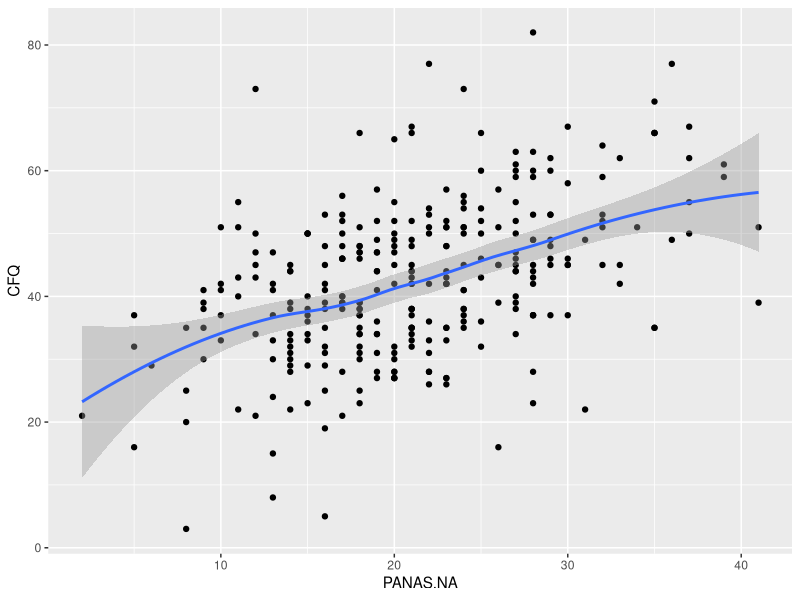
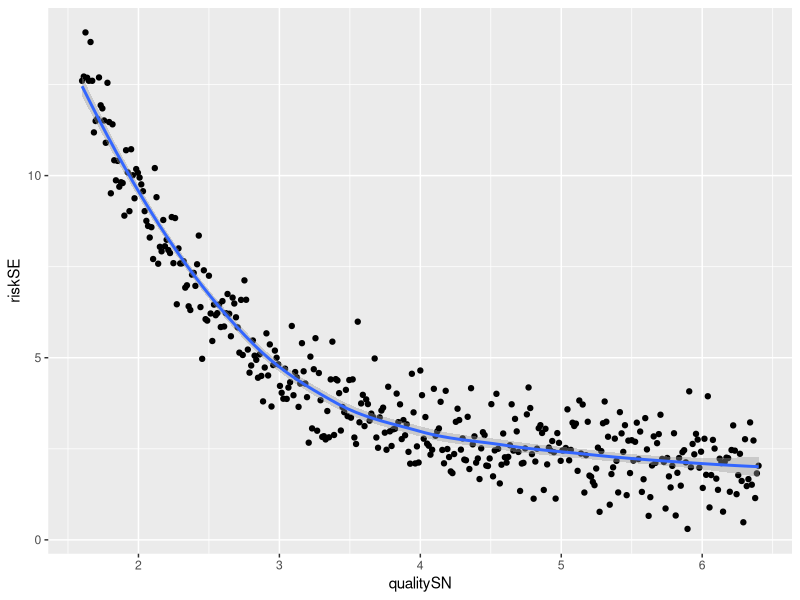
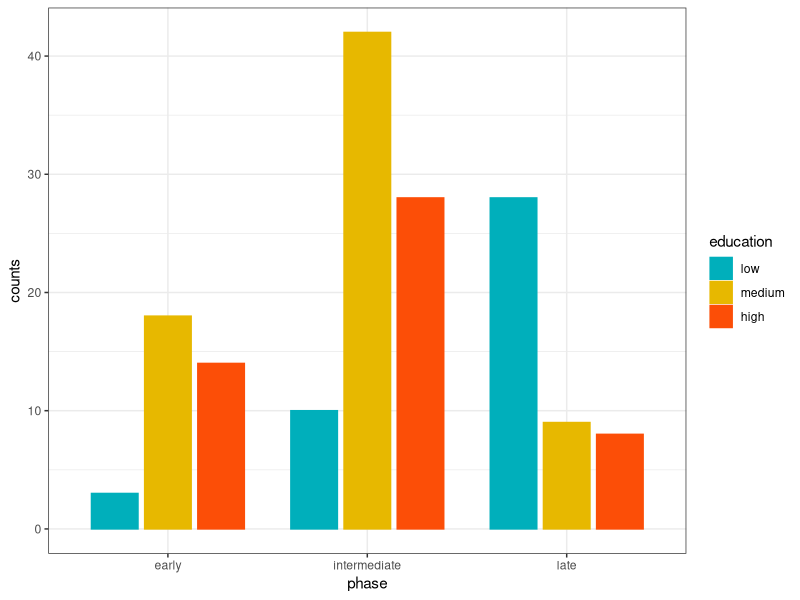

R code for these plots, in order:
## ---- chunk 1
pkgs2use<- c('haven','tidyverse','car','here','boot')

inst.load.pkg <- function(pkg){ 
  if (!require(pkg, character.only = TRUE)) {
      install.packages(pkg, dependencies = TRUE)
      library(pkg, character.only = TRUE)
  }
}


invisible(lapply(pkgs2use,inst.load.pkg))
rm(pkgs2use,inst.load.pkg)
## ---- chunk 2
dataEx1 <- haven::read_sav(here("MATERIALS","Practice","DataSets", "ExCor1.sav"))
## ---- chunk 3
ggplot(dataEx1,aes(x=PANAS.NA,y=CFQ)) +
  geom_point() +
  geom_smooth()
## ---- chunk 4
with(dataEx1,cor.test(PANAS.NA,CFQ))
## ---- chunk 5
dataEx2 <- haven::read_sav(here("MATERIALS","Practice","DataSets", "ExCor2.sav"))
## ---- chunk 6
ggplot(dataEx2,aes(x=qualitySN,y=riskSE)) +
  geom_point() +
  geom_smooth()
## ---- chunk 7
with(dataEx2,cor.test(qualitySN,riskSE,method='spearman'))
## ---- chunk 8
extract.rho <- function(df,i){
  cor.test(df[i,'x'],df[i,'y'],method="spearman")$estimate
}

df <- data.frame(x=dataEx2$qualitySN,y=dataEx2$riskSE)

corboot <- boot(df,extract.rho, R=5000)

boot.ci(corboot, type = c("bca"))

## ---- chunk 9
dataEx3 <- haven::read_sav(here("MATERIALS","Practice","DataSets", "ExCor3.sav"))
## ---- chunk 10
dataEx3$education <- as_factor(dataEx3$education)
dataEx3$phase <- as_factor(dataEx3$phase)
df <- dataEx3 %>%
  group_by(education,phase) %>%
  summarise(counts = n(),.groups = 'drop') 

ggplot(df, aes(x = phase, y = counts)) +
  geom_bar(
    aes(color = education, fill = education),
    stat = "identity", position = position_dodge(0.8),
    width = 0.7) +
  scale_color_manual(values = c("#00AFBB", "#E7B800", "#FC4E07"))+
  scale_fill_manual(values = c("#00AFBB", "#E7B800", "#FC4E07")) + theme_bw()
## ---- chunk 11
with(dataEx3,cor.test(as.numeric(phase),as.numeric(education),method='kendall'))
## ---- chunk 12
extract.tau <- function(df,i){
  cor.test(df[i,'x'],df[i,'y'],method="kendall")$estimate
}

df <- data.frame(x=as.numeric(dataEx3$phase),y=as.numeric(dataEx3$education))

corboot <- boot(df,extract.tau, R=5000)

boot.ci(corboot, type = c("bca"))

